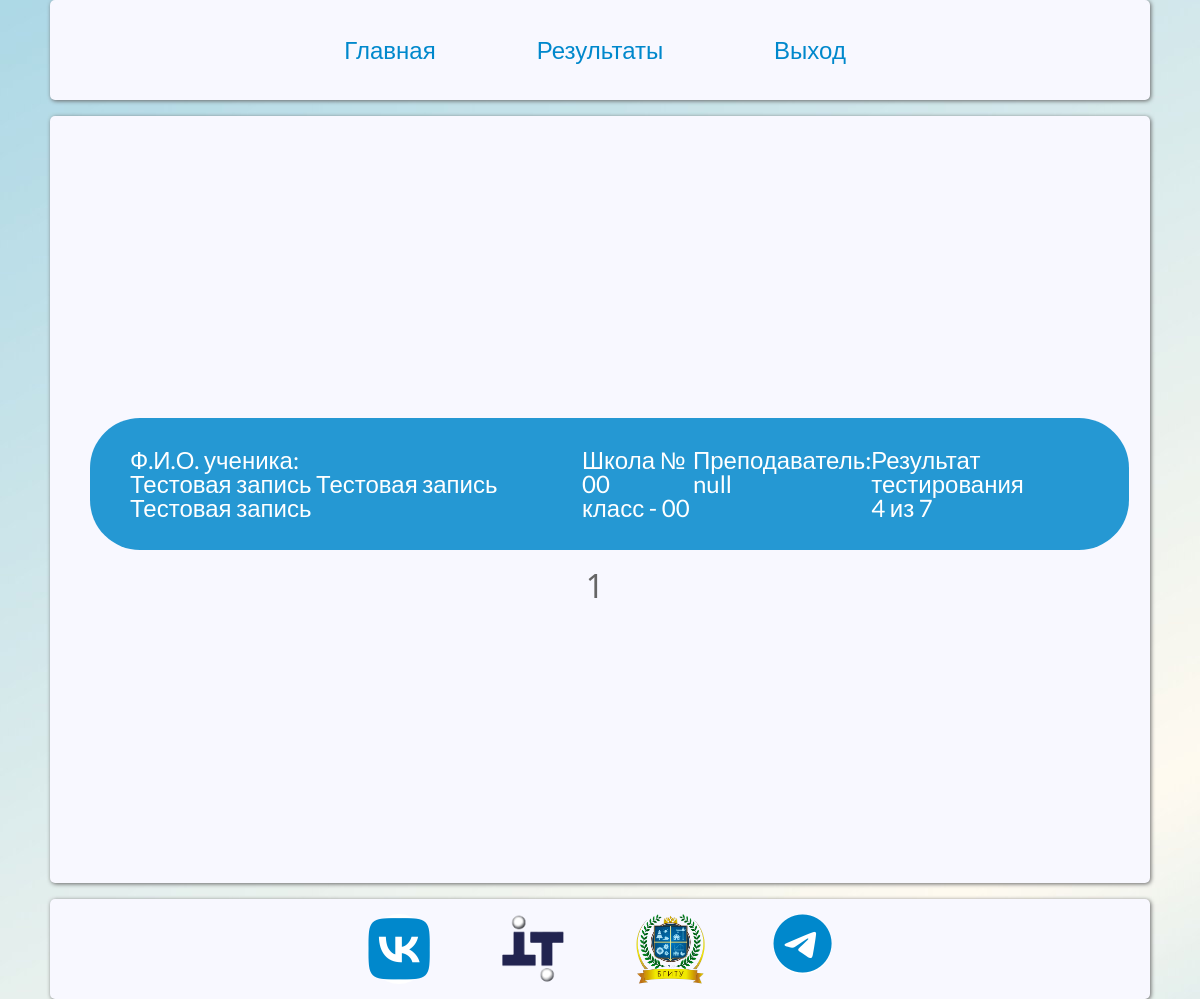
Before: /admin/test_result (signed in) with the older database file.
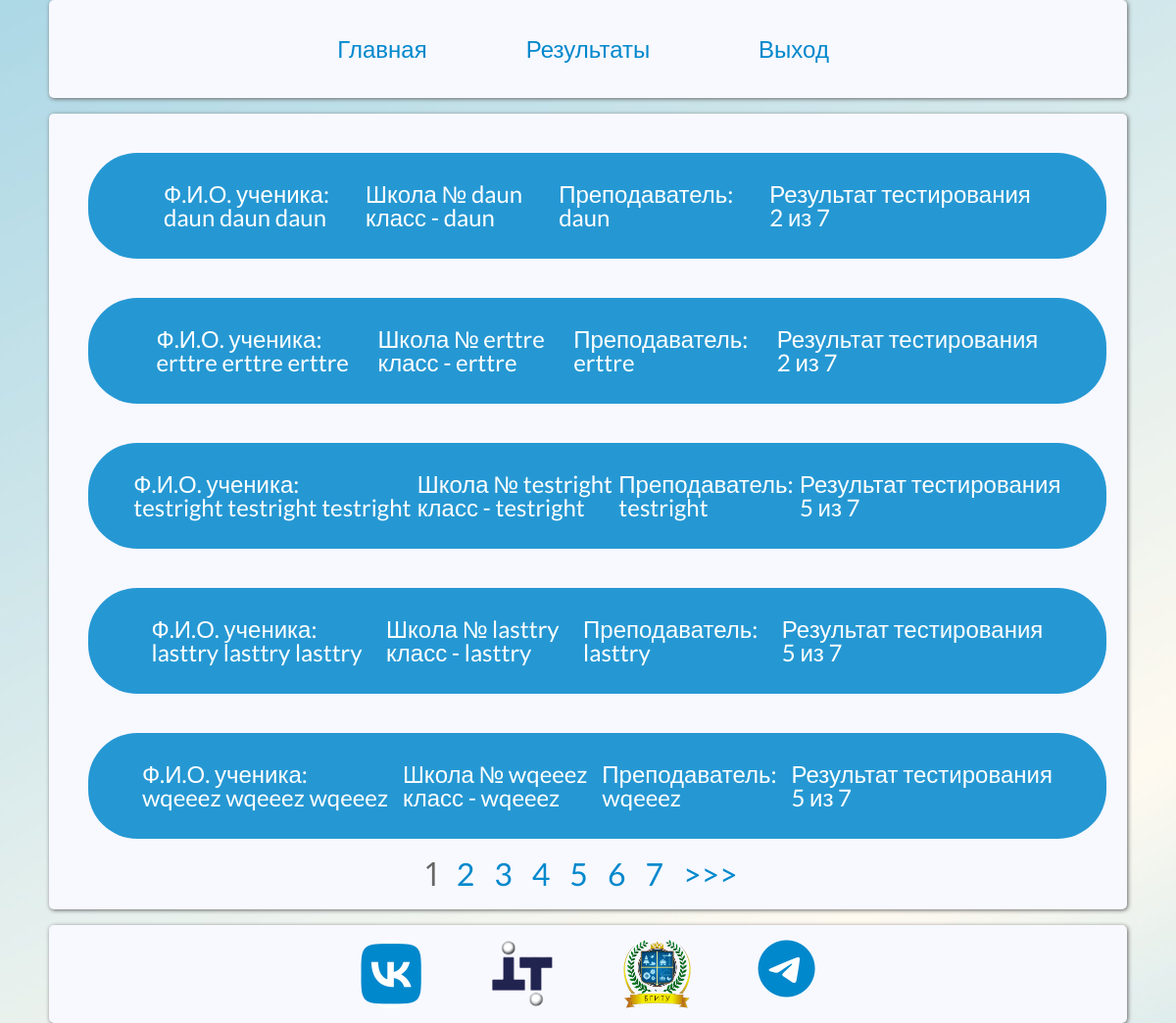
After: the same page with the newer database file.
### app/models.py (models this page shows, shortened)
class Test_result(db.Model):
    __tablename__ = 'test_result'
    id = db.Column(db.Integer, primary_key=True)
    test = db.Column(db.Integer, db.ForeignKey('test.id'), nullable=True)
    user = db.Column(db.Integer, db.ForeignKey('user.id'), nullable=True)
    grade = db.Column(db.Integer)
    date_time = db.Column(db.DateTime)

class User(UserMixin, db.Model):
    __tablename__ = 'user'
    id = db.Column(db.Integer, primary_key=True)
    surname = db.Column(db.String(50), nullable=False)
    name = db.Column(db.String(50), nullable=False)
    patronomyc = db.Column(db.String(50), nullable=True)
    school = db.Column(db.String(120), nullable=False)
    s_class = db.Column(db.String(10), nullable=False)
    s_teacher = db.Column(db.String(60), nullable=False)
    login = db.Column(db.String(40), nullable=False)
    password = db.Column(db.String(128), nullable=False)
    usertype = db.Column(db.String(20),nullable= False)

### app/routes.py (the view)
@app.route('/admin/test_result')
def test_result():
    user = User.query.filter_by(id=current_user.id).first()
    page = request.args.get('page', 1, type=int)
    pagination = db.session.query(Test_result.user, Test_result.grade, Test_result.date_time, User.name, User.surname,
                                  User.patronomyc, User.school, User.s_class, User.s_teacher).filter(
        Test_result.user == User.id).filter(Test_result.test == Test.id).order_by(Test_result.user.desc()).paginate(
        page=page, per_page=5)
    if user.usertype == "Администратор":
        return render_template('test_result.html',pagination=pagination,title="Просмотр результатов",menu=admin_menu)
    elif user.usertype == "Пользователь":
        return redirect(url_for('test_9c',menu=user_menu))

### app/routes.py (called while the page is built)
@Login_Manager.user_loader
def load_user(user_id):
    return User.query.get(int(user_id))

### app/templates/test_result.html (shortened to what this page needs)
{% extends "base.html" %}
{% block content %}
    <div class="result_wrapper">
        {% for i in pagination.items %}
            <div class="res-item">
                <p>Ф.И.О. ученика: <br>{{ i.surname }} {{ i.name }} {{ i.patronomyc }}</p>
                <p>Школа № {{ i.school }} <br> класс - {{ i.s_class }}</p>
                <p>Преподаватель: <br>{{ i.s_teacher }}</p>
                <p>Результат тестирования <br> {{ i.grade }} из 7
                </p>
            </div>
        {% endfor %}
        <div class="pagination">
            {% for number in pagination.iter_pages() %}
                {% if pagination.page != number %}
                    <span>
                    <a class='page-number'
                       href="{{ url_for('.test_result', page=number) }}">
                    {{ number }}
                    </a>
            </span>
                {% else %}
                    <span class='current-page-number'>{{ number }}</span>
                {% endif %}
            {% endfor %}
            {% if pagination.has_next %}
                <span>
            <a class='page-number'
               href="{{ url_for('.test_result', page=pagination.next_num) }}">
                {{ '>>>' }}
            </a>
        </span>
            {% endif %}
        </div>
    </div>
{% endblock %}

Changed rows visible on the page:
no longer on this page (row edited): Test_result: surname "Тестовая запись", name "Тестовая запись", patronomyc "Тестовая запись", school "00", s_class "00", s_teacher "null", grade "4"
added Test_result: surname "daun", name "daun", patronomyc "daun", school "daun", s_class "daun", s_teacher "daun", grade "2"
added Test_result: surname "erttre", name "erttre", patronomyc "erttre", school "erttre", s_class "erttre", s_teacher "erttre", grade "2"
added Test_result: surname "testright", name "testright", patronomyc "testright", school "testright", s_class "testright", s_teacher "testright", grade "5"
added Test_result: surname "lasttry", name "lasttry", patronomyc "lasttry", school "lasttry", s_class "lasttry", s_teacher "lasttry", grade "5"
added Test_result: surname "wqeeez", name "wqeeez", patronomyc "wqeeez", school "wqeeez", s_class "wqeeez", s_teacher "wqeeez", grade "5"
Other visible differences:
{{ '>>>' }}: (not shown) → ">>>"
new list line: "2"
new list line: "3"
new list line: "4"
new list line: "5"
new list line: "6"
new list line: "7"
